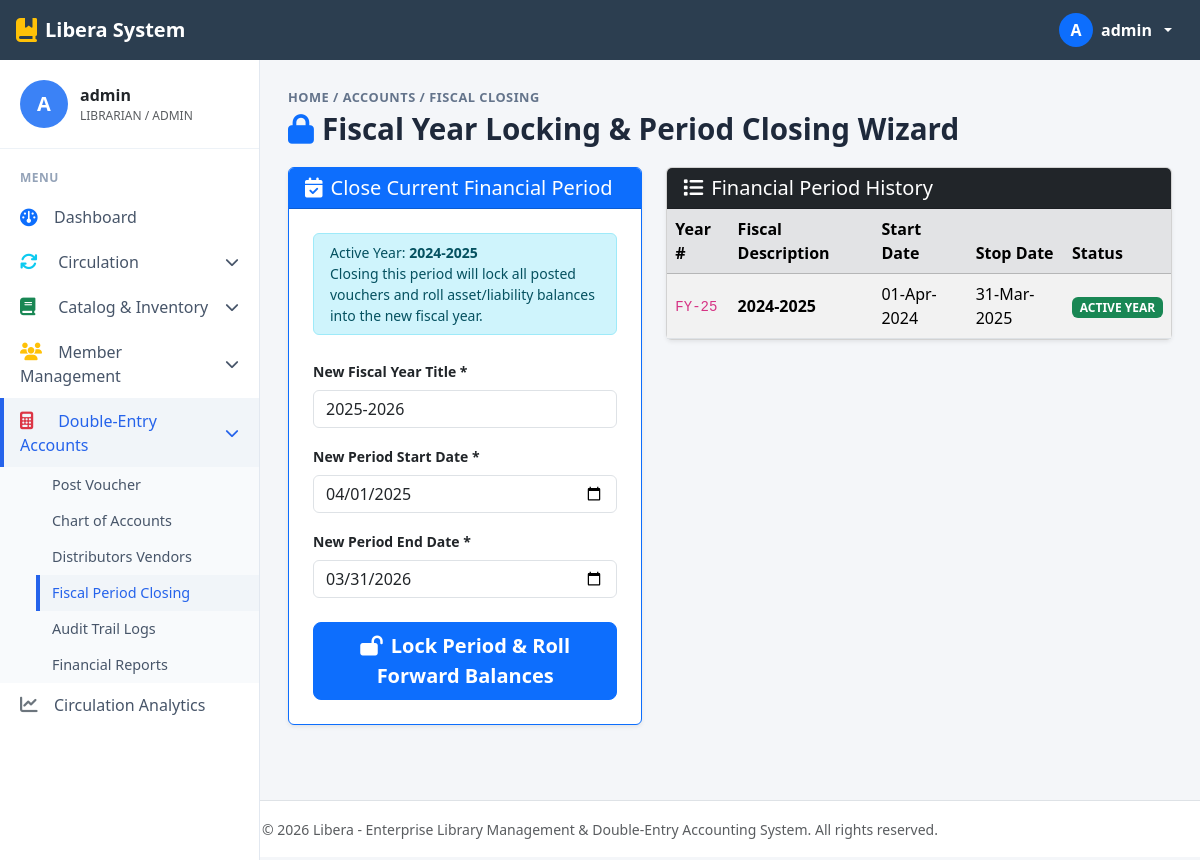
Screenshot of /modules/accounts/fiscal_closing.php (signed in) with the database file from the repository.
### tables this page shows
CREATE TABLE IF NOT EXISTS `MstrFiscalYear` (
	`YearNumber` tinyint NOT NULL PRIMARY KEY,
	`YearDescription` varchar(50) NULL,
	`YearStartDate` date NULL,
	`YearStopDate` date NULL,
	`CurrentYear` tinyint NULL DEFAULT 1,
	`YearLocked` tinyint NULL DEFAULT 0,
	`YearRemarks` varchar(150) NULL,
	`OpeningStock` date NULL,
	`YearShortName` varchar(25) NULL
);

### config/db.php (called while the page is built, shortened)
<?php
$db_driver = 'mysqli';
$mysqli_conn = @mysqli_connect(DB_HOST, DB_USER, DB_PASS, DB_NAME, DB_PORT);
if ($mysqli_conn) {
    $db_driver = 'mysqli';
}
function db_query($conn, $sql, $types = "", $params = []) {
    global $db_driver;
    if ($db_driver === 'mysqli') {
        if (empty($params)) {
            return mysqli_query($conn, $sql);
        }
        $stmt = mysqli_prepare($conn, $sql);
        mysqli_stmt_bind_param($stmt, $types, ...$params);
        mysqli_stmt_execute($stmt);
        $result = mysqli_stmt_get_result($stmt);
        return $result;
    }
}
if ($db_driver === 'sqlite') {
    function db_num_rows($res) {
        if (is_object($res) && isset($res->num_rows)) return $res->num_rows;
        if (is_object($res) && method_exists($res, 'num_rows')) return $res->num_rows();
        if ($res instanceof mysqli_result) return mysqli_num_rows($res);
        return 0;
    }
    function db_fetch_assoc($res) {
        if (is_object($res) && method_exists($res, 'fetch_assoc')) return $res->fetch_assoc();
        if ($res instanceof mysqli_result) return mysqli_fetch_assoc($res);
        return false;
    }
    function db_data_seek($res, $offset) {
        if (is_object($res) && method_exists($res, 'data_seek')) return $res->data_seek($offset);
        if ($res instanceof mysqli_result) return mysqli_data_seek($res, $offset);
        return false;
    }
} else {
    function db_num_rows($res) {
        return ($res instanceof mysqli_result) ? mysqli_num_rows($res) : 0;
    }
    function db_fetch_assoc($res) {
        return ($res instanceof mysqli_result) ? mysqli_fetch_assoc($res) : false;
    }
}

### includes/auth.php (called while the page is built, shortened)
<?php
function get_active_fiscal_year($conn) {
    $res = db_query($conn, "SELECT * FROM MstrFiscalYear WHERE CurrentYear = 1 LIMIT 1");
    if ($res && db_num_rows($res) > 0) {
        return db_fetch_assoc($res);
    }
    return ['YearNumber' => 25, 'YearDescription' => '2024-2025'];
}

### modules/accounts/fiscal_closing.php (the view, shortened to what this page needs)
<?php
require_once __DIR__ . '/../../config/db.php';
require_once __DIR__ . '/../../includes/auth.php';
$current_fiscal = get_active_fiscal_year($conn);
$all_years = db_query($conn, "SELECT * FROM MstrFiscalYear ORDER BY YearNumber DESC");
require_once __DIR__ . '/../../includes/header.php';
?>
<div class="breadcrumb-nav mb-1">HOME / ACCOUNTS / FISCAL CLOSING</div>
<h1 class="page-header-title"><i class="fa-solid fa-lock text-primary me-2"></i>Fiscal Year Locking & Period Closing Wizard</h1>
<div class="row g-4">
    <div class="col-md-5">
        <div class="card shadow-sm border-primary">
            <div class="card-header bg-primary text-white">
                <h5 class="mb-0"><i class="fa-solid fa-calendar-check me-2"></i>Close Current Financial Period</h5>
            </div>
            <div class="card-body p-4">
                <div class="alert alert-info py-2 small mb-4">
                    Active Year: <strong><?php echo htmlspecialchars($current_fiscal['YearDescription']); ?></strong><br>
                    Closing this period will lock all posted vouchers and roll asset/liability balances into the new fiscal year.
                </div>
                <form method="POST" action="fiscal_closing.php">
                    <div class="mb-3">
                        <label class="form-label fw-bold small">New Fiscal Year Title *</label>
                        <input type="text" name="NewYearDescription" class="form-control" value="2025-2026" required>
                    </div>
                    <div class="mb-3">
                        <label class="form-label fw-bold small">New Period Start Date *</label>
                        <input type="date" name="NewStartDate" class="form-control" value="2025-04-01" required>
                    </div>
                    <div class="mb-4">
                        <label class="form-label fw-bold small">New Period End Date *</label>
                        <input type="date" name="NewStopDate" class="form-control" value="2026-03-31" required>
                    </div>
                    <button type="submit" class="btn btn-primary btn-lg w-100 fw-bold" onclick="return confirm('ARE YOU SURE? Closing the fiscal year will lock all prior accounting transactions permanently.');">
                        <i class="fa-solid fa-lock-open me-2"></i>Lock Period & Roll Forward Balances
                    </button>
                </form>
            </div>
        </div>
    </div>
    <div class="col-md-7">
        <div class="card shadow-sm">
            <div class="card-header bg-dark text-white">
                <h5 class="mb-0"><i class="fa-solid fa-list me-2"></i>Financial Period History</h5>
            </div>
            <div class="card-body p-0">
                <div class="table-responsive">
                    <table class="table table-hover table-striped mb-0 align-middle">
                        <thead class="table-secondary">
                            <tr>
                                <th>Year #</th>
                                <th>Fiscal Description</th>
                                <th>Start Date</th>
                                <th>Stop Date</th>
                                <th>Status</th>
                            </tr>
                        </thead>
                        <tbody>
                            <?php if ($all_years && db_num_rows($all_years) > 0): ?>
                                <?php while ($y = db_fetch_assoc($all_years)): ?>
                                    <tr>
                                        <td><code>FY-<?php echo $y['YearNumber']; ?></code></td>
                                        <td><strong><?php echo htmlspecialchars($y['YearDescription']); ?></strong></td>
                                        <td><?php echo date('d-M-Y', strtotime($y['YearStartDate'])); ?></td>
                                        <td><?php echo date('d-M-Y', strtotime($y['YearStopDate'])); ?></td>
                                        <td>
                                            <?php if ($y['CurrentYear'] == 1): ?>
                                                <span class="badge bg-success">ACTIVE YEAR</span>
                                            <?php else: ?>
                                                <span class="badge bg-secondary">LOCKED</span>
                                            <?php endif; ?>
                                        </td>
                                    </tr>
                                <?php endwhile; ?>
                            <?php endif; ?>
                        </tbody>
                    </table>
                </div>
            </div>
        </div>
    </div>
</div>
<?php require_once __DIR__ . '/../../includes/footer.php'; ?>

### includes/header.php (style rules this page uses)
:root { --sidebar-width: 260px; --topbar-height: 60px; --brand-color: #34495e; --primary-blue: #2c3e50; --bg-light: #f4f6f9; }
body { background-color: var(--bg-light); font-family: 'Segoe UI', system-ui, -apple-system, sans-serif; min-height: 100vh; }
.breadcrumb-nav { font-size: 0.8rem; font-weight: 600; text-transform: uppercase; letter-spacing: 0.5px; color: #64748b; }
.page-header-title { font-size: 1.85rem; font-weight: 700; color: #1e293b; margin-bottom: 1.25rem; }

### rows the page displays
mstrfiscalyear: YearDescription "2024-2025", YearNumber "25", YearStartDate "01-Apr-2024", YearStopDate "31-Mar-2025", CurrentYear "ACTIVE YEAR"

### other values shown
substr($_SESSION['username'] ?? 'A', 0, 1) "A"
$_SESSION['username'] "admin"
